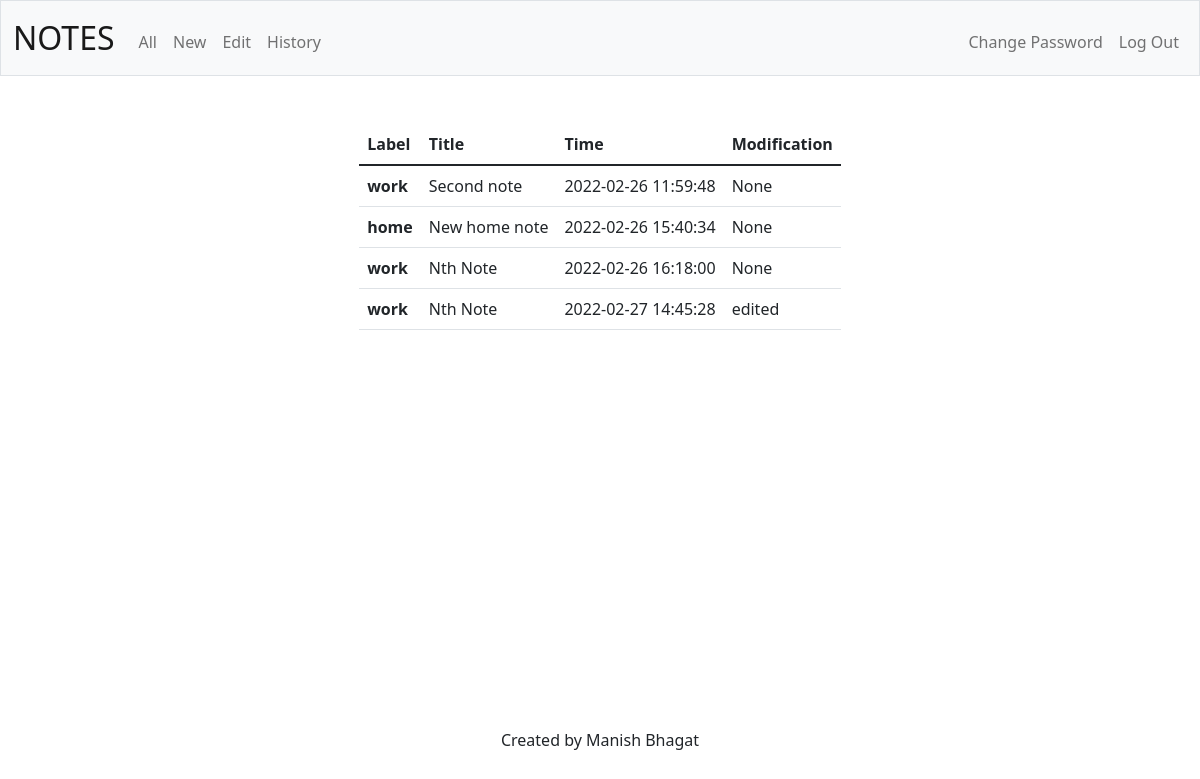
Page /history (signed in) on the earlier database version.
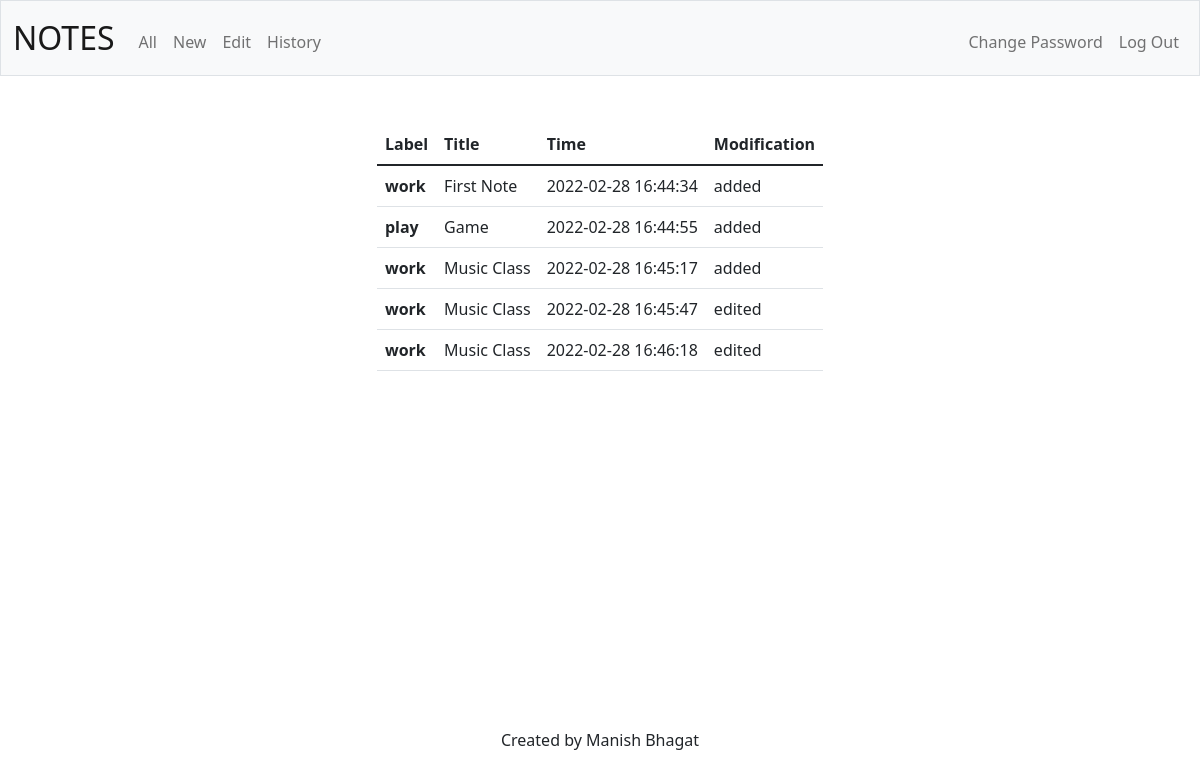
Same page on the later database version.
### tables this page shows
CREATE TABLE timeline(
note_id INTEGER NOT NULL,
user_id INTEGER NOT NULL,
time DATETIME DEFAULT CURRENT_TIMESTAMP, modification TEXT);

CREATE TABLE notes(
note_id INTEGER PRIMARY KEY AUTOINCREMENT,
user_id INTEGER NOT NULL,
title TEXT NOT NULL,
description TEXT NOT NULL,
label TEXT);

### app.py (the view)
@app.route("/history")
@login_required
def history():
    user_id = session["user_id"]
    rows = db.execute("SELECT label, title, time, modification FROM notes, timeline WHERE notes.note_id = TIMELINE.note_id AND notes.user_id = ?",user_id)
    return render_template("history.html", rows=rows)

### app.py (called while the page is built)
@app.after_request
def after_request(response):
    response.headers["Cache-Control"] = "no-cache, no-store, must-revalidate"
    response.headers["Expires"] = 0
    response.headers["Pragma"] = "no-cache"
    return response

### helpers.py (called while the page is built)
def login_required(f):
    @wraps(f)
    def decorated_function(*args, **kwargs):
        if session.get("user_id") is None:
            return redirect("/login")
        return f(*args, **kwargs)
    return decorated_function

### templates/history.html (shortened to what this page needs)
{% extends "layout.html" %}
{% block main %}
<div>
        <table class="table">
    <thead>
        <tr>
        <th scope="col">Label</th>
        <th scope="col">Title</th>
        <th scope="col">Time</th>
        <th scope="col">Modification</th>
        </tr>
    </thead>
    <tbody>
        {% for i in rows %}
            <tr>
                <th scope="row">{{ i["label"] }}</th>
                <td>{{ i["title"] }}</td>
                <td>{{ i["time"] }}</td>
                <td>{{ i["modification"] }}</td>
            </tr>
        {% endfor %}
    </tbody>
    </table>
</div>
{% endblock %}

Differences in the rows shown:
no longer on this page (row unchanged): timeline: label "work", title "Second note", time "2022-02-26 11:59:48", modification "None"
no longer on this page (row unchanged): timeline: label "home", title "New home note", time "2022-02-26 15:40:34", modification "None"
no longer on this page (row unchanged): timeline: label "work", title "Nth Note", time "2022-02-26 16:18:00", modification "None"
no longer on this page (row unchanged): timeline: label "work", title "Nth Note", time "2022-02-27 14:45:28", modification "edited"
added timeline: label "work", title "First Note", time "2022-02-28 16:44:34", modification "added"
added timeline: label "play", title "Game", time "2022-02-28 16:44:55", modification "added"
added timeline: label "work", title "Music Class", time "2022-02-28 16:45:17", modification "added"
added timeline: label "work", title "Music Class", time "2022-02-28 16:45:47", modification "edited"
added timeline: label "work", title "Music Class", time "2022-02-28 16:46:18", modification "edited"
